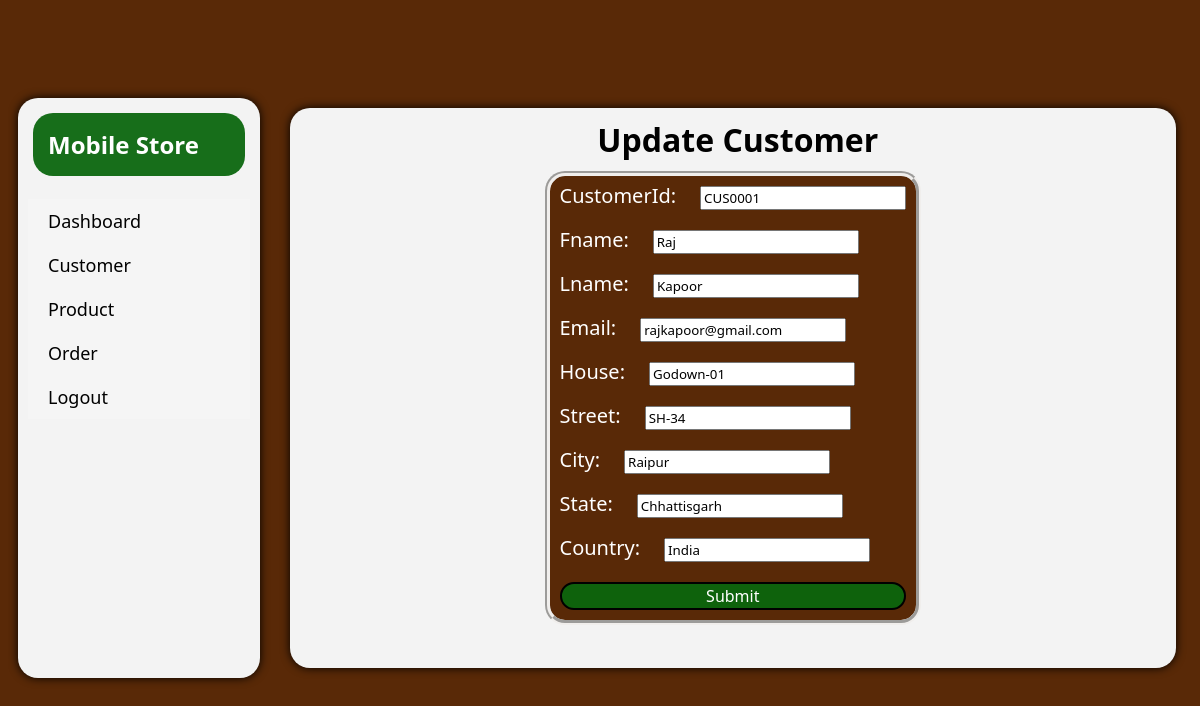
/store/update_customer/CUS0001/ (signed in), run on an earlier commit of the app's database.
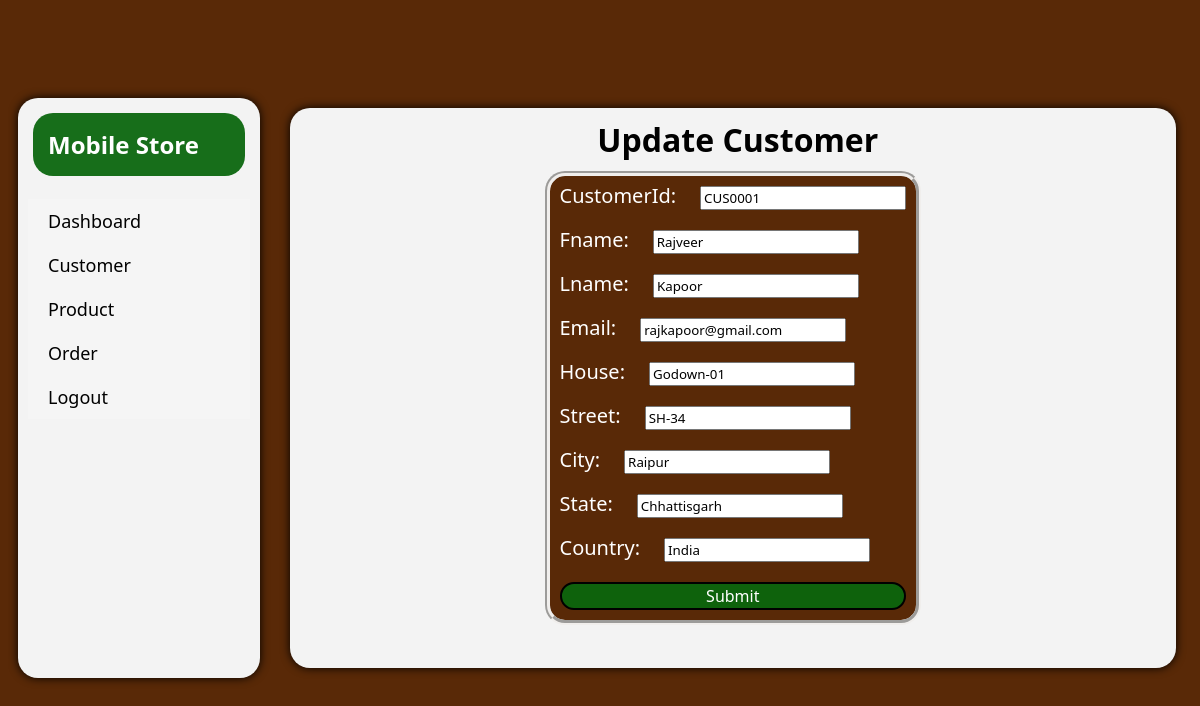
And on a later commit of the database.
### store/models.py (models this page shows, shortened)
class Customer(models.Model):
    customerId = models.CharField(max_length=10, primary_key=True)
    fname = models.CharField(max_length=100)
    lname = models.CharField(max_length=100)
    email = models.EmailField()
    house = models.CharField(max_length=100)
    street = models.CharField(max_length=100)
    city = models.CharField(max_length=100)
    state = models.CharField(max_length=100)
    country = models.CharField(max_length=100)

### store/storeView/managmentView.py (the view)
# urls.py: path("update_customer/<str:customerId>/", managmentView.updateCustomer, name="updateCustomer"),
@login_required(login_url="/account/logout/")
def updateCustomer(request, customerId):
    customer = get_object_or_404(Customer, customerId=customerId)
    if request.method == "POST":
        form = CustomerForm(request.POST,instance=customer)
        if form.is_valid():
            form.save()
            return redirect("/store/customer/")
    else:
        form = CustomerForm(instance=customer)
    return render(request, "store/manage.html", {"form":form, "title":"Update Customer"})

### store/forms.py
class CustomerForm(forms.ModelForm):
    class Meta:
        model = Customer
        fields = "__all__"

### store/templates/store/manage.html (shortened to what this page needs)
{% extends "index.html" %}
{% block report_block %}
<div class="managmentBox">
    <h1>{{title}}</h1>
    <div class="formBox">
        <form class="managmentForm" method="POST">
            {{form.as_div}}
            <button type="submit" name="submit">Submit</button>
        </form>
    </div>
</div>
{% endblock %}

What changed in the data, as far as the page shows it:
changed Customer "CUS0001": fname "Raj" → "Rajveer"
